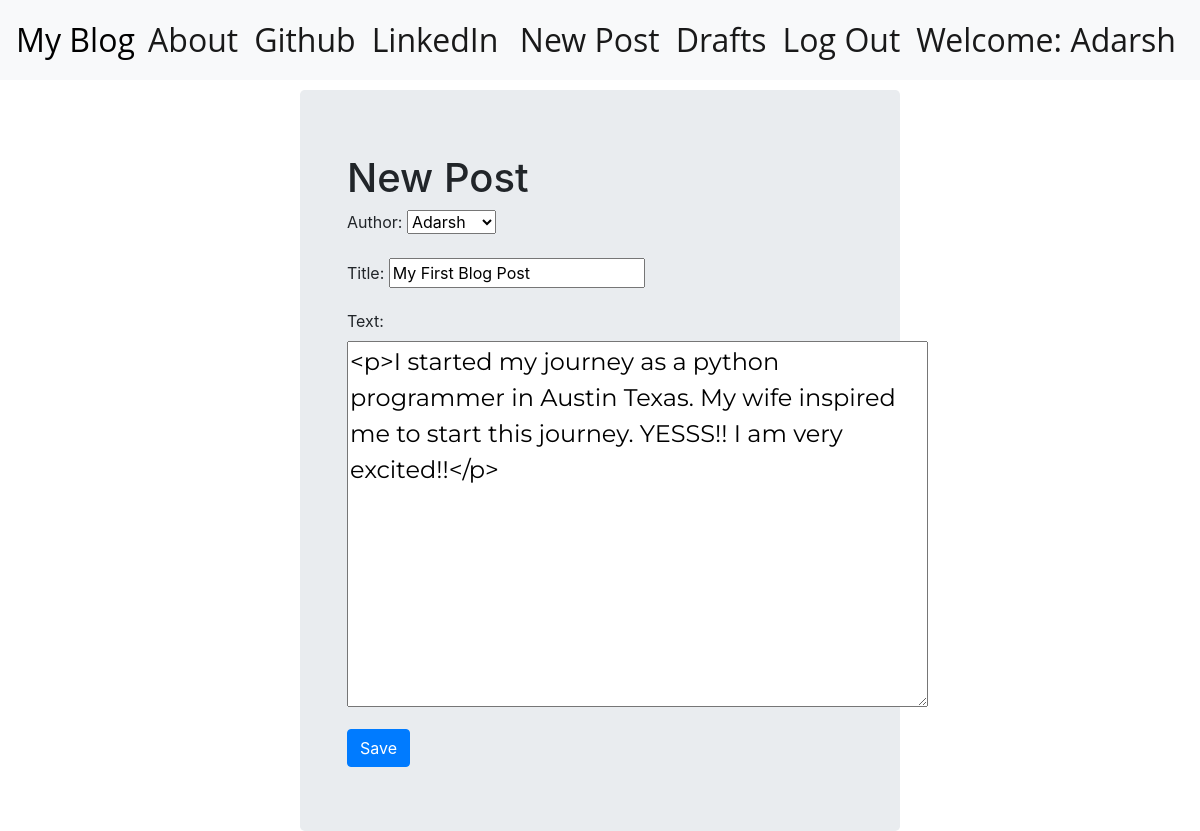
/post/4/edit/ (signed in), run on the app's committed database.
### blog/models.py (models this page shows, shortened)
class Post(models.Model):
    author = models.ForeignKey('auth.User',on_delete=models.CASCADE)
    title = models.CharField(max_length=200)
    text = models.TextField()
    create_date = models.DateTimeField(default=timezone.now)
    published_date = models.DateTimeField(blank=True,null=True)

### blog/views.py (the view)
# urls.py: path('post/<int:pk>/edit/',views.PostUpdateView.as_view(),name='post_edit'),
class PostUpdateView(LoginRequiredMixin,UpdateView):
    login_url = '/login/'
    redirect_field_name = 'blog/post_detail.html'
    form_class = PostForm
    model = Post

### blog/forms.py
class PostForm(forms.ModelForm):
    class Meta():
        model = Post
        fields = ('author','title','text')
        widgets = {
            'title':forms.TextInput(attrs={'class':'textinputclass'}),
            'text':forms.Textarea(attrs={'class':'editable medium-editor-textarea postcontent'})
        }

### blog/templates/blog/post_form.html (shortened to what this page needs)
{% extends 'blog/base.html' %}
{% block content %}
  <h1>New Post</h1>
  <form class="post-form" method="POST">
    {{ form.as_p }}
    <button type="submit" class="save btn btn-primary">Save</button>
  </form>
{% endblock %}

### blog/templates/blog/base.html (shortened to what this page needs)
<!DOCTYPE html>
{% load staticfiles %}
<html lang="en" dir="ltr">
  <head>
    <link rel="stylesheet" href="https://stackpath.bootstrapcdn.com/bootstrap/4.5.2/css/bootstrap.min.css">
    <link rel="stylesheet" href="//cdn.jsdelivr.net/npm/medium-editor@latest/dist/css/medium-editor.min.css" type="text/css" media="screen" charset="utf-8">
    <link rel="stylesheet" href="{% static 'css/blog.css' %}">
  </head>
  <body>
    <nav class="navbar navbar-expand-lg navbar-light bg-light techfont">
      <div class="collapse navbar-collapse" id="navbarSupportedContent">
        <ul class="nav navbar-nav">
          <li class="nav-item active"><a class="navbar-bigbrand" id="brnd" href="{% url 'blog:post_list' %}">My Blog</a></li>
        </ul>
        <ul class="nav navbar-nav mr-auto">
          <li class="nav-item active"><a class="nav-link" href="{% url 'blog:about' %}">About</a></li>
          <li class="nav-item active"><a class="nav-link" href="https://www.github.com">Github</a></li>
          <li class="nav-item active"><a class="nav-link" href="https://www.linkedin.com">LinkedIn</a></li>
       </ul>
       <ul class="nav navbar-nav">
         {% if user.is_authenticated %}
          <li class="nav-item active"><a class="nav-link" href="{% url 'blog:post_new' %}">New Post</a><li>
          <li class="nav-item active"><a class="nav-link" href="{% url 'blog:post_draft_list' %}">Drafts</a><li>
          <li class="nav-item active"><a class="nav-link" href="{% url 'logout' %}">Log Out</a><li>
          <li class="nav-item active"><a class="nav-link">Welcome: {{user.username}}</a></li>
         {% else %}
          <li class="nav-item active"><a class="nav-link" href="{% url 'login' %}">Login</a></li>
         {% endif %}
       </ul>
     </div>
   </nav>
  <div class="jumbotron jb">
    <div class="content container">
      <div class="row">
        <div class="col-lg-12 col-md-12 col-sm-12 col-xs-12 float-md-center">
          <div class="blog_posts">
            {% block content %}
            {% endblock %}
          </div>
        </div>
      </div>
    </div>
  </div>
  </body>
</html>

### blog/static/css/blog.css (style rules this page uses)
.techfont { font-family: 'Open Sans',sans-serif; font-size: 2em; margin-bottom: 10px; }
.jb { margin: 0px 300px 0px 300px; }
#brnd { color:black; padding-right: 5px; }
.postcontent { font-family: 'Montserrat'; font-size: 1.5em; }

### data on the page
Post: author "Adarsh", title "My First Blog Post", text "<p>I started my journey as a python programmer in Austin Texas. My wife inspired me to start this journey. YESSS!! I am very excited!!</p>"

### other printed values
{{ user.username }} "Adarsh"
